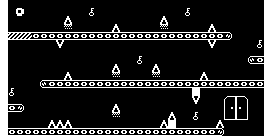

A level layout from a 2D game, rendered from its tile map. Below: a short description, then the map file with tile-grid data replaced by summaries:
An orthogonal 34x17 tile map with 8x8 px tiles, 2 tile layers (Tile Layer 1, background).

<map version="1.0" orientation="orthogonal" renderorder="right-down" width="34" height="17" tilewidth="8" tileheight="8" nextobjectid="6">
 <properties>
  <property name="color1" value="9" />
  <property name="color2" value="9" />
  <property name="emmitercolor" value="81" />
  <property name="enemycolor" value="91" />
  <property name="hudcolor" value="21" />
  <property name="music" value="8" />
  <property name="name" value="hyperspeed" />
  <property name="tilecolor" value="70" />
 </properties>
 <tileset firstgid="1" name="pacman" tilewidth="8" tileheight="8">
  <image source="tileset.png" width="160" height="200" />
 </tileset>
 <layer name="Tile Layer 1" width="34" height="17">
  <properties>
   <property name="texture" value="tileset" />
  </properties>
  <data>[578 cells, 162 non-empty, 22 distinct tile ids]</data>
 </layer>
 <layer name="background" width="34" height="17">
  <properties>
   <property name="texture" value="tileset" />
  </properties>
  <data>[578 cells, 9 non-empty, 9 distinct tile ids]</data>
 </layer>
</map>
